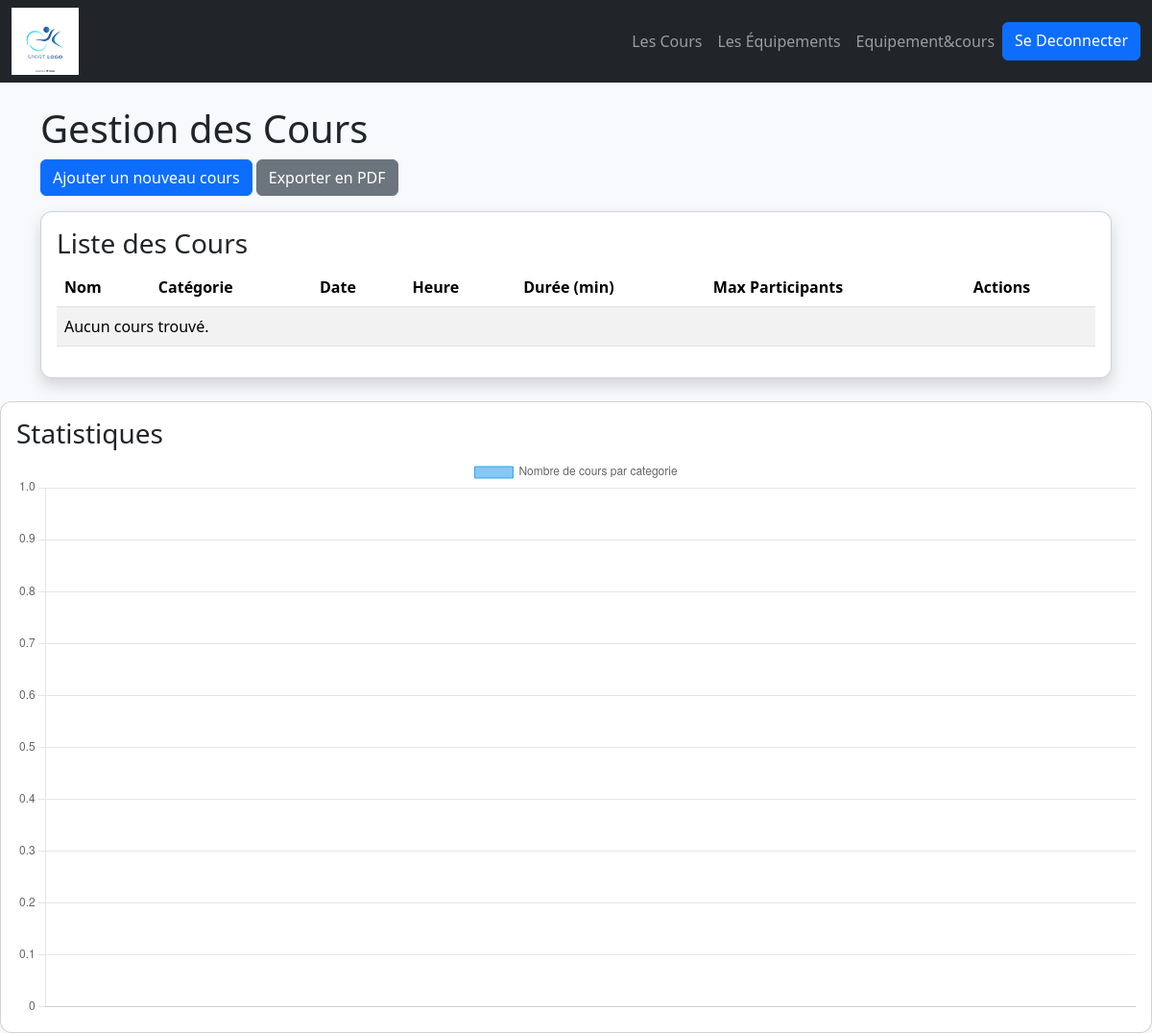
The app's page /pages/cours.php, older data.
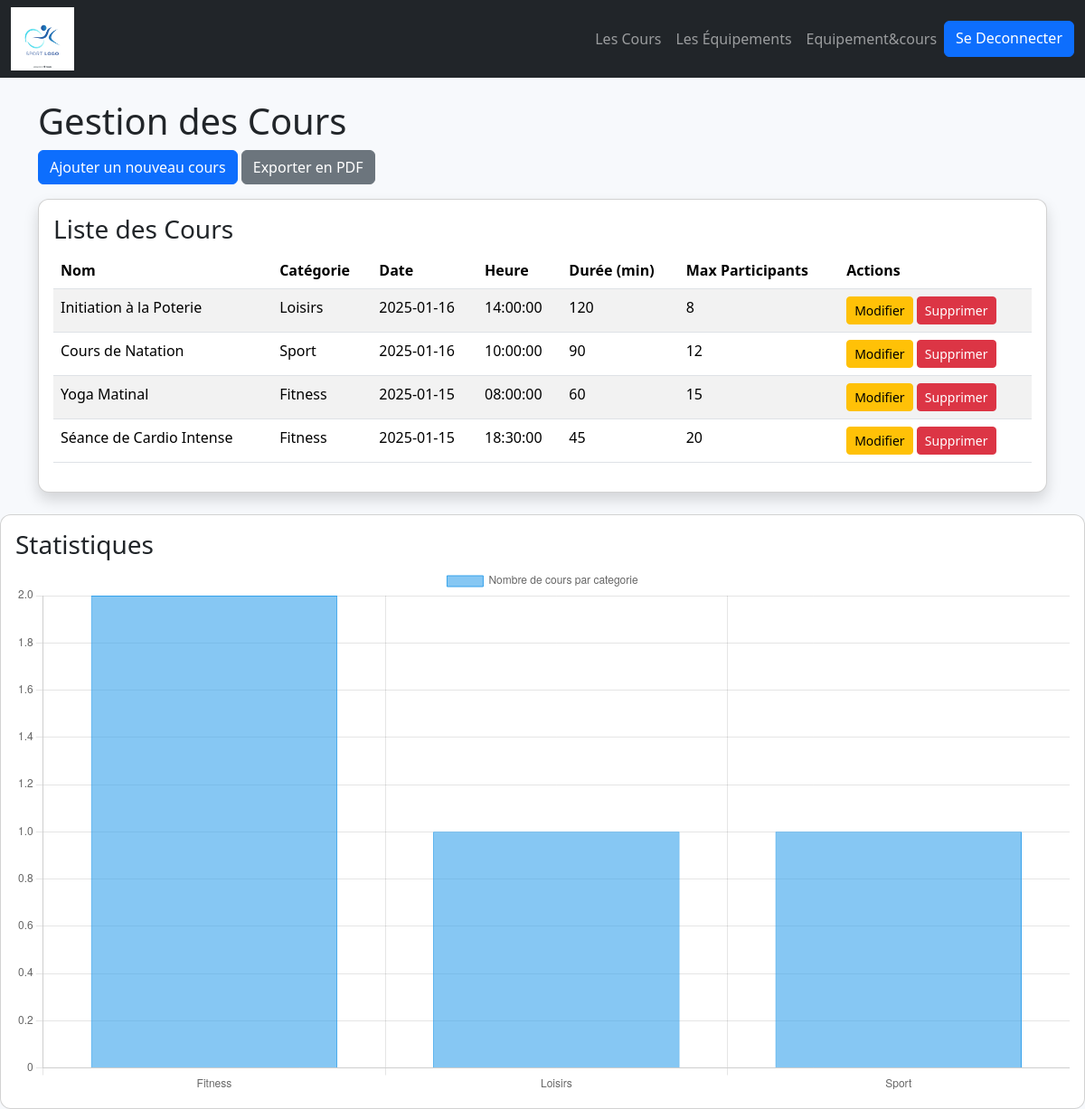
The same page, newer data.
### tables this page shows
CREATE TABLE cours (
    id_cours INT AUTO_INCREMENT PRIMARY KEY,
    nom VARCHAR(100) NOT NULL,
    categorie VARCHAR(100),
    date_cours DATE NOT NULL,
    heure TIME NOT NULL,
    duree INT NOT NULL,             
    nb_max_participants INT NOT NULL
);

### pages/cours.php (the view, shortened to what this page needs)
<?php
include("../connection/connect.php");
$query_cours = "SELECT * FROM cours ORDER BY date_cours DESC";
$result_cours = mysqli_query($connect, $query_cours);
?>
<!DOCTYPE html>
<html lang="fr">
<head>
  <link rel="stylesheet" href="https://cdn.jsdelivr.net/npm/bootstrap@5.3.2/dist/css/bootstrap.min.css">
</head>
<body>
<nav class="navbar navbar-expand-lg navbar-dark bg-dark">
  <div class="container-fluid">
    <a href="dashboard.php"><img src="../image/logo.jpg" class="w-25" alt="logo"></a>
    <div class="collapse navbar-collapse justify-end" id="navbarNav">
      <ul class="navbar-nav ms-auto">
        <li class="nav-item">
          <a class="nav-link" href="cours.php">Les Cours</a>
        </li>
        <li class="nav-item">
          <a class="nav-link" href="equipements.php">Les Équipements</a>
        </li>
        <li class="nav-item">
          <a class="nav-link" href="equipement_cours.php">Equipement&cours</a>
        </li>
        <a href="../login.php" class="btn btn-primary">Se Deconnecter</a>
      </ul>
    </div>
  </div>
</nav>
<div class="container mt-4">
    <h1>Gestion des Cours</h1>
    <button type="button" class="btn btn-primary mb-3" data-bs-toggle="modal" data-bs-target="#addCourseModal">
      Ajouter un nouveau cours
    </button>
    <a href="export_pdf.php" class="btn btn-secondary mb-3">Exporter en PDF</a>
    <div class="card shadow p-3">
        <h3>Liste des Cours</h3>
        <div class="table-responsive">
            <table class="table table-striped table-hover">
                <thead>
                    <tr>
                        <th>Nom</th>
                        <th>Catégorie</th>
                        <th>Date</th>
                        <th>Heure</th>
                        <th>Durée (min)</th>
                        <th>Max Participants</th>
                        <th>Actions</th>
                    </tr>
                </thead>
                <tbody>
                    <?php if ($result_cours && mysqli_num_rows($result_cours) > 0): ?>
                        <?php while ($row = mysqli_fetch_assoc($result_cours)): ?>
                            <tr>
                                <td><?php echo htmlspecialchars($row['nom']); ?></td>
                                <td><?php echo htmlspecialchars($row['categorie']); ?></td>
                                <td><?php echo htmlspecialchars($row['date_cours']); ?></td>
                                <td><?php echo htmlspecialchars($row['heure']); ?></td>
                                <td><?php echo htmlspecialchars($row['duree']); ?></td>
                                <td><?php echo htmlspecialchars($row['nb_max_participants']); ?></td>
                                <td>
                                    <a href="modifier_cours.php?id=<?php echo $row['id_cours']; ?>" class="btn btn-warning btn-sm">Modifier</a>
                                    <a href="?delete_id=<?php echo $row['id_cours']; ?>"
                                       class="btn btn-danger btn-sm"
                                       onclick="return confirm('Êtes-vous sûr de vouloir supprimer ce cours ?');">Supprimer</a>
                                </td>
                            </tr>
                        <?php endwhile; ?>
                    <?php else: ?>
                        <tr>
                            <td colspan="7">Aucun cours trouvé.</td>
                        </tr>
                    <?php endif; ?>
                </tbody>
            </table>
        </div>
    </div>
</div>
<div class="card p-3 mt-4">
    <h3>Statistiques</h3>
    <canvas id="chartCategorie"></canvas>
</div>
<?php
$query_chart = "SELECT categorie, COUNT(*) AS total FROM cours GROUP BY categorie";
$result_chart = mysqli_query($connect, $query_chart);
$categories = [];
$totaux = [];
while ($row = mysqli_fetch_assoc($result_chart)) {
    $categories[] = $row['categorie'];
    $totaux[] = $row['total'];
}
?>
<script>
const ctx = document.getElementById('chartCategorie').getContext('2d');
new Chart(ctx, {
    type: 'bar',
    data: {
        labels: <?php echo json_encode($categories); ?>,
        datasets: [{
            label: 'Nombre de cours par categorie',
            data: <?php echo json_encode($totaux); ?>,
            backgroundColor: 'rgba(54, 162, 235, 0.6)',
            borderColor: 'rgba(54, 162, 235, 1)',
            borderWidth: 1
        }]
    }
});
</script>
</body>
</html>

### pages/cours.php (style rules this page uses)
body { background: #f7f9fc; }
.card { border-radius: 12px; }
.w-25 { width:70px !important; }

Row changes from the older to the newer data that the page shows:
added cours: nom "Initiation à la Poterie", categorie "Loisirs", date_cours "2025-01-16", heure "14:00:00", duree "120", nb_max_participants "8"
added cours: nom "Cours de Natation", categorie "Sport", date_cours "2025-01-16", heure "10:00:00", duree "90", nb_max_participants "12"
added cours: nom "Yoga Matinal", categorie "Fitness", date_cours "2025-01-15", heure "08:00:00", duree "60", nb_max_participants "15"
added cours: nom "Séance de Cardio Intense", categorie "Fitness", date_cours "2025-01-15", heure "18:30:00", duree "45", nb_max_participants "20"
Text that changed along with them:
chart data {{ json_encode($categories) }}: [] → ["Fitness","Loisirs","Sport"]
chart data {{ json_encode($totaux) }}: [] → ["2","1","1"]
text no longer shown: "Aucun cours trouvé."
